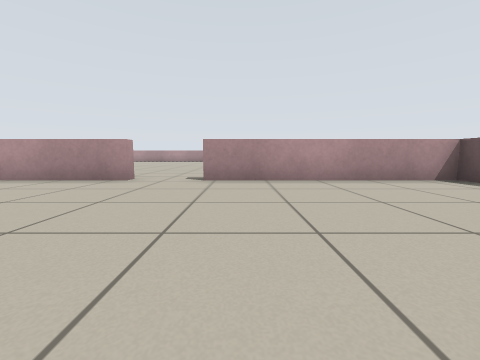
View 1 (above)

24 first-person views from a walk through a robot-simulator world made for Stage. The camera is 0.5 m above the floor, tilts 6° down and sees 90° across. Floor lines are 1 m apart. The floor is counted in squares, 1 m on a side. Each view is taken from the middle of a square. On the plan, view 1 faces up. The plan holds only what a view shows up to about 9 squares ahead; the rest is blank. The robots in the file are not drawn.

View 2
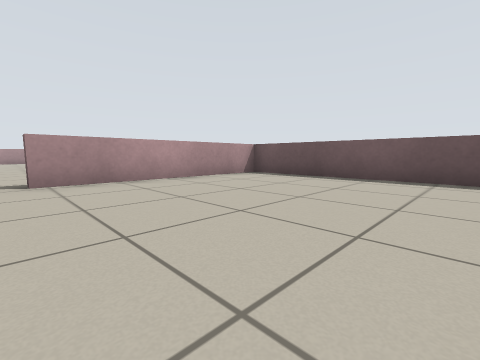

View 3
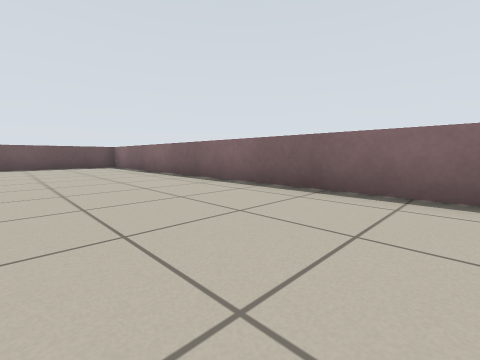

View 4
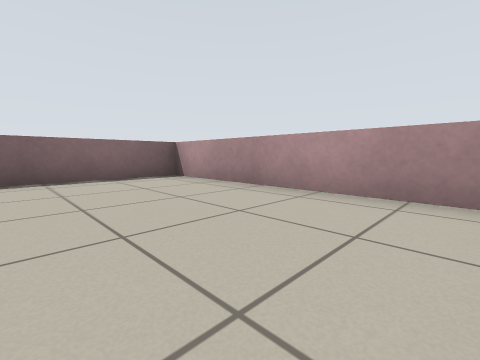

View 5
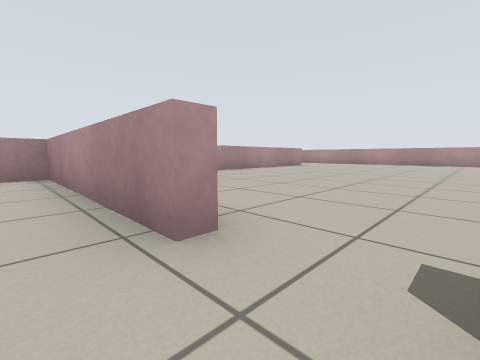

View 6
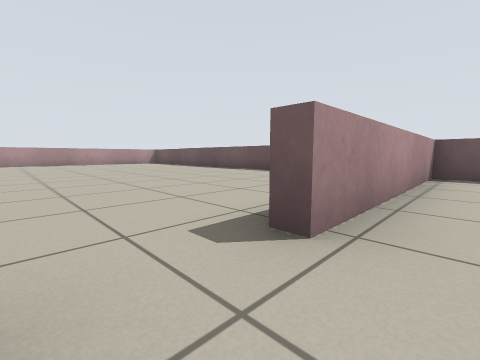

View 7
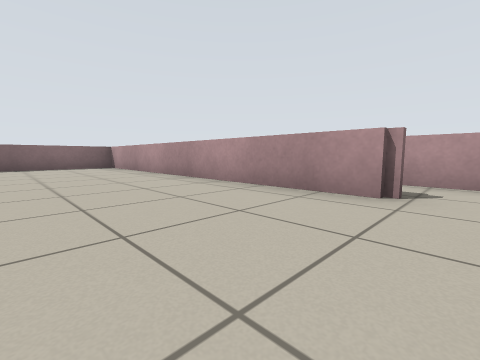

View 8
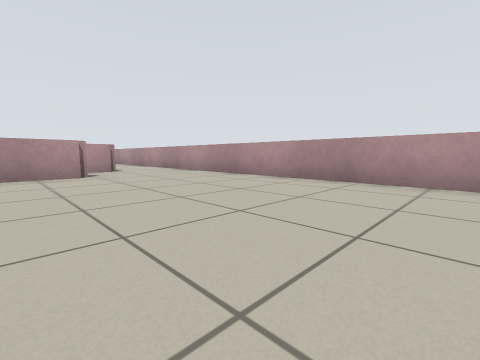

View 9
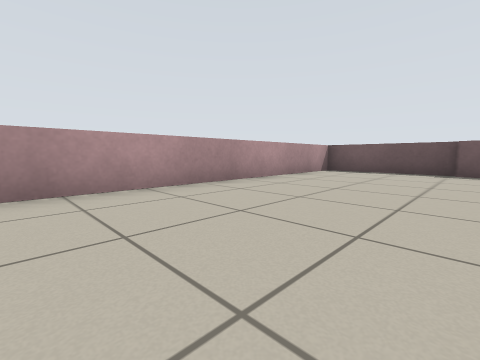

View 10
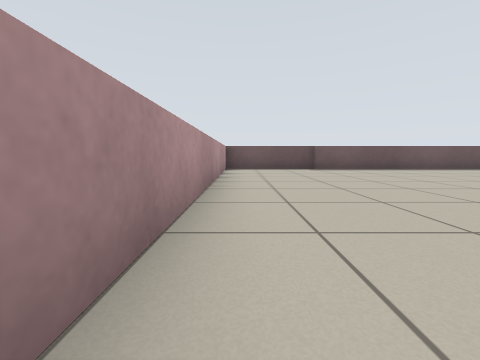

View 11
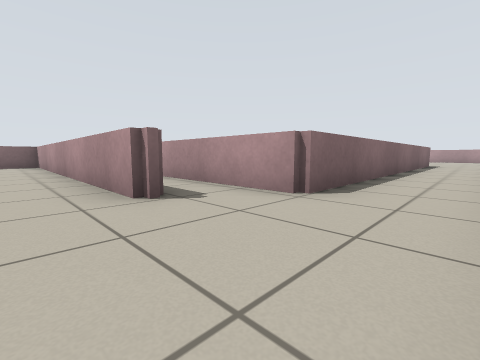

View 12
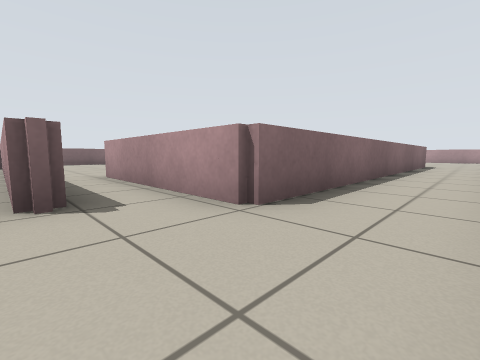

View 13
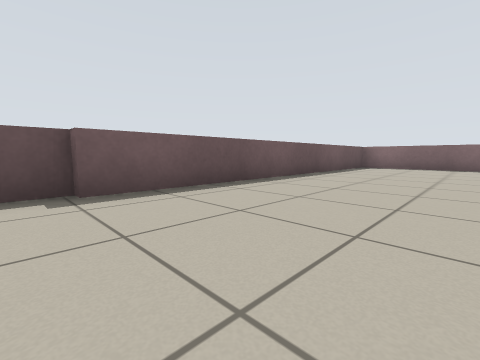

View 14
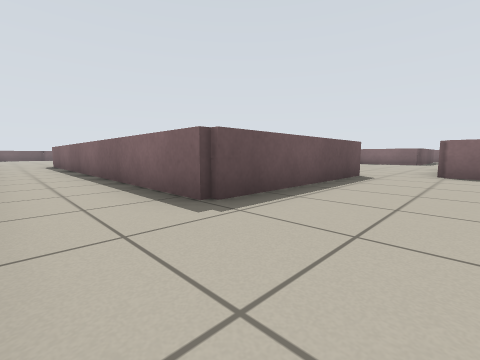

View 15
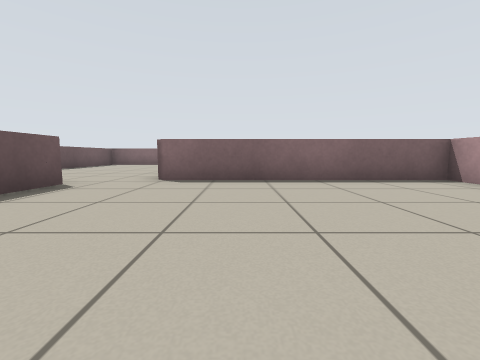

View 16
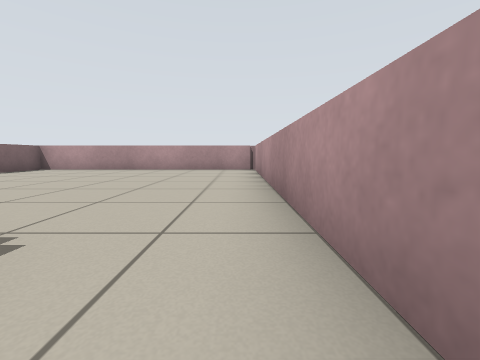

View 17
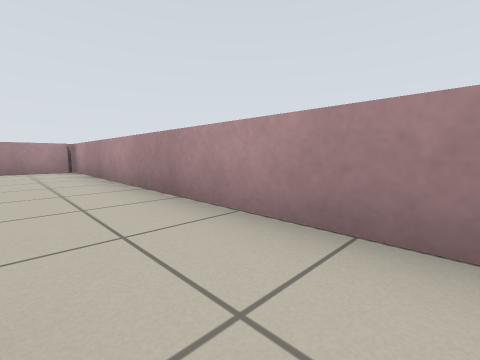

View 18
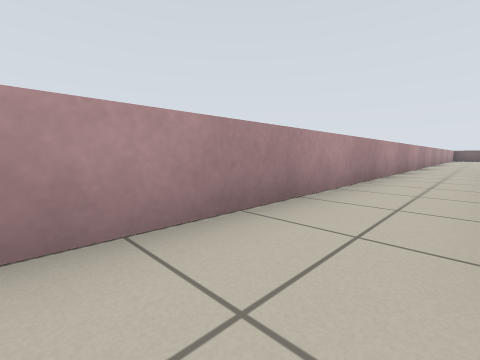

View 19
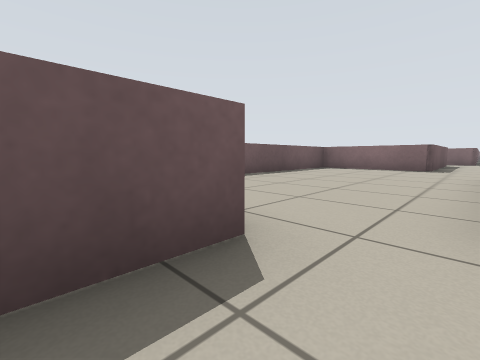

View 20
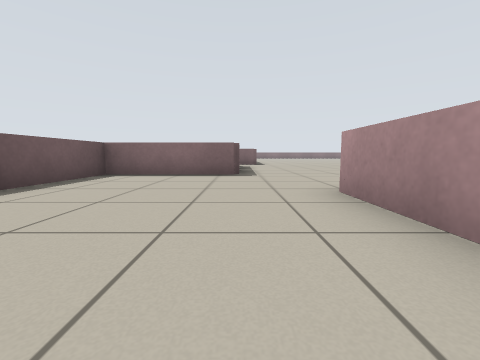

View 21
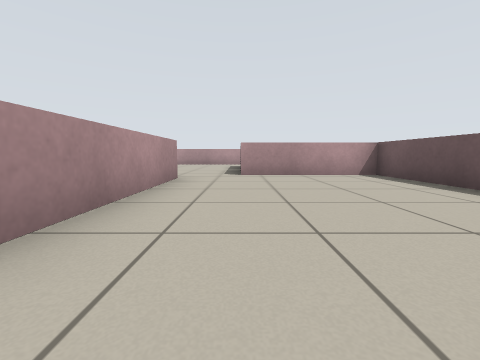

View 22
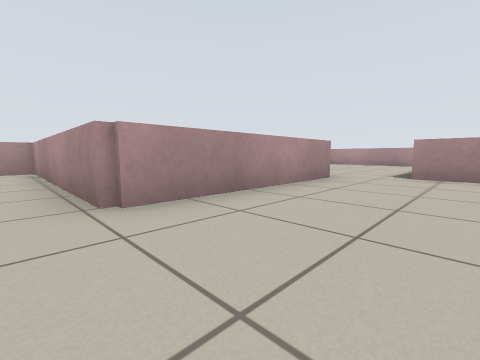

View 23
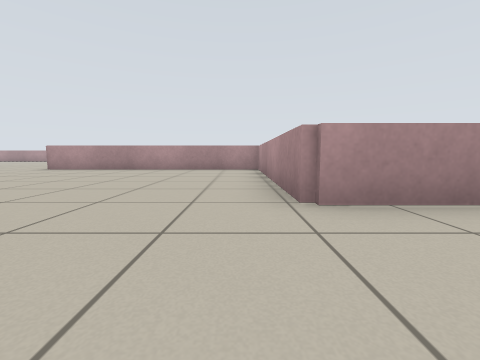

View 24
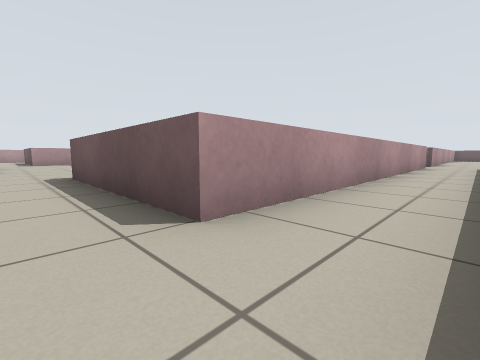

### Floor plan
Key: @ floor where view 1 was taken; # wall or solid block; . floor; = window, fence, low wall or low ledge.
Columns run from 26 left of view 1 to 5 right of it. Each row starts with its distance up from view 1.
 18 ================================
 17 =..............................=
 16 =..............................=
 15 =......==========#.............=
 14 =......=         =.=...........=
 13 =......=         =.=...........=
 12 =......=         =.=...........=
 11 =......====      =.=...........=
 10 ======.....=     ..=...........=
  9      =.....=     ..=...........=
  8      =.....=       =...........=
  7      =.....=       =...........=
  6 =====#.....=       =...........=
  5 =..........=       #=====.=====
  4 =..........=       =...........=
  3 =......====        =...........=
  2 =......=           =...........=
  1 =......=           =...........=
  0 =......=           =......@....=
 -1 =..   .=========== ============
 -2 ..    .............
 -3       .............

Where each view was taken, in squares from view 1:
view 1: 0 up, 0 right, facing up
view 2: 0 up, 1 left, facing up-right
view 3: 2 up, 6 left, facing down-right
view 4: 4 up, 4 left, facing down-left
view 5: 4 up, 1 left, facing up-left
view 6: 4 up, 2 left, facing up-right
view 7: 15 up, 4 left, facing down-left
view 8: 13 up, 1 left, facing up-left
view 9: 14 up, 3 left, facing up-right
view 10: 17 up, 4 left, facing right
view 11: 17 up, 6 left, facing down-left
view 12: 17 up, 7 left, facing down-left
view 13: 15 up, 1 right, facing down-right
view 14: 17 up, 21 left, facing down-right
view 15: 15 up, 22 left, facing down
view 16: 17 up, 18 left, facing left
view 17: 16 up, 18 left, facing up-left
view 18: 16 up, 20 left, facing up-right
view 19: 12 up, 20 left, facing down-right
view 20: 9 up, 19 left, facing down
view 21: 5 up, 19 left, facing up
view 22: 5 up, 18 left, facing up-left
view 23: 5 up, 18 left, facing left
view 24: 3 down, 20 left, facing up-right
